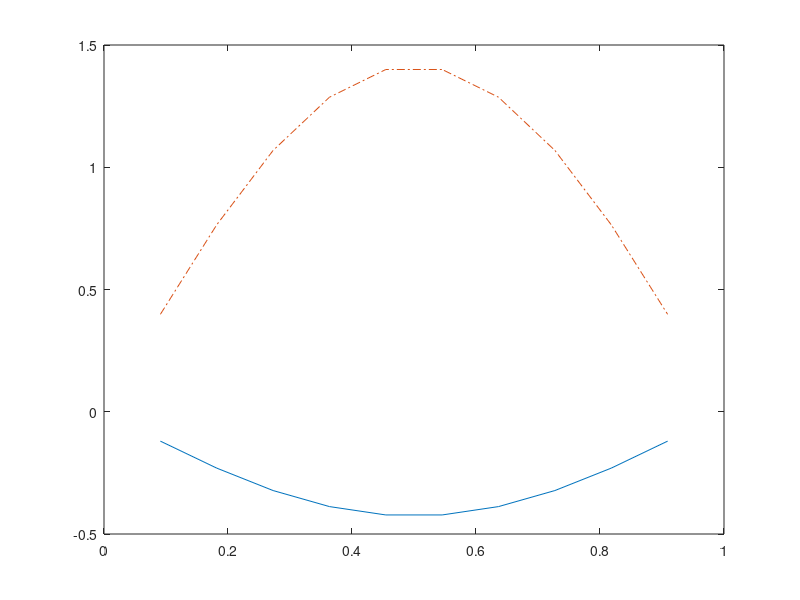

Reproduce this figure in MATLAB.
A = 1 + ones(1, 10);
m = diag(A);
for i = 1:9
    m(i, i+1) = -1;
    m(i+1, i) = -1;
end

H = ((10+1)^2 / 2) * m;

n_points = 10;
[eigenvectors, eigenvalues] = eig(H);
x_values = linspace(1/(n_points+1), n_points/(n_points+1), n_points);
y2 = sqrt(2) * (sin(pi * x_values));

plot(x_values, eigenvectors(:,1), "-", x_values, y2, "-." )

    
